Frame 1 (no input): blank canvas, image omitted
Frame 60 (the mouse pressed at the canvas centre just before this capture): blank canvas, image omitted
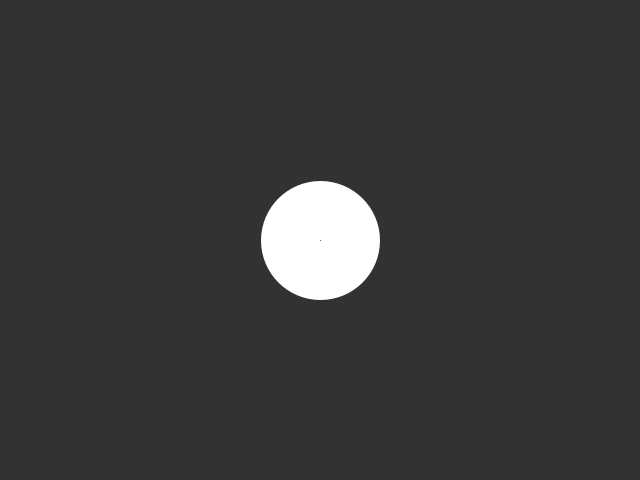
Frame 120 (the mouse held since frame 60 and released just before this capture)

The Processing sketch whose frames 1 and 60 were blank and that drew this single picture after the mouse press (run headless with seeded random() and noise(); from frame 60 on, the mouse is pressed at the canvas centre):

// Processing sketch: bola_que_aumenta_com_clique_e_espessura_tbm
// ── bola_que_aumenta_com_clique_e_espessura_tbm.pde

int raio;
int espessura;

void setup() {
  raio = 0;
  size(640,480);
  noFill();
  background(0);
  stroke(255);
  strokeWeight(10);
}

void draw() {
  if (mousePressed && raio < 700) {
    raio++;
    strokeWeight(espessura++);
  } else {
    raio = 0;
    background(0);
  }
  background(50);
  ellipse (mouseX, mouseY, raio, raio);
  
  delay(5);
 }
